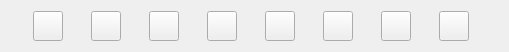
<?xml version="1.0" encoding="UTF-8"?>
<ui version="4.0">
 <class>ControlWidget</class>
 <widget class="QWidget" name="ControlWidget">
  <property name="geometry">
   <rect>
    <x>0</x>
    <y>0</y>
    <width>509</width>
    <height>50</height>
   </rect>
  </property>
  <property name="windowTitle">
   <string>Form</string>
  </property>
  <layout class="QVBoxLayout" name="verticalLayout">
   <item>
    <layout class="QHBoxLayout" name="horizontalLayout">
     <item>
      <widget class="QToolButton" name="rectBtn">
       <property name="minimumSize">
        <size>
         <width>30</width>
         <height>30</height>
        </size>
       </property>
       <property name="maximumSize">
        <size>
         <width>30</width>
         <height>30</height>
        </size>
       </property>
       <property name="styleSheet">
        <string notr="true">border-image: url(:/Resource/Tool/rectangle_ico.png);

QPushButton::hover
{
    border-image: url(:/Resource/Tool/rectangle_ico.png);
}
</string>
       </property>
       <property name="text">
        <string/>
       </property>
      </widget>
     </item>
     <item>
      <widget class="QToolButton" name="groundBtn">
       <property name="minimumSize">
        <size>
         <width>30</width>
         <height>30</height>
        </size>
       </property>
       <property name="maximumSize">
        <size>
         <width>30</width>
         <height>30</height>
        </size>
       </property>
       <property name="styleSheet">
        <string notr="true">border-image: url(:/Resource/Tool/circular_ico.png);</string>
       </property>
       <property name="text">
        <string/>
       </property>
      </widget>
     </item>
     <item>
      <widget class="QToolButton" name="arwowBtn">
       <property name="minimumSize">
        <size>
         <width>30</width>
         <height>30</height>
        </size>
       </property>
       <property name="maximumSize">
        <size>
         <width>30</width>
         <height>30</height>
        </size>
       </property>
       <property name="styleSheet">
        <string notr="true">border-image: url(:/Resource/Tool/arrow_ico.png);</string>
       </property>
       <property name="text">
        <string/>
       </property>
      </widget>
     </item>
     <item>
      <widget class="QToolButton" name="penBtn">
       <property name="minimumSize">
        <size>
         <width>30</width>
         <height>30</height>
        </size>
       </property>
       <property name="maximumSize">
        <size>
         <width>30</width>
         <height>30</height>
        </size>
       </property>
       <property name="styleSheet">
        <string notr="true">border-image: url(:/Resource/Tool/paintbrush_ico.png);</string>
       </property>
       <property name="text">
        <string/>
       </property>
      </widget>
     </item>
     <item>
      <widget class="QToolButton" name="textBtn">
       <property name="minimumSize">
        <size>
         <width>30</width>
         <height>30</height>
        </size>
       </property>
       <property name="maximumSize">
        <size>
         <width>30</width>
         <height>30</height>
        </size>
       </property>
       <property name="styleSheet">
        <string notr="true">border-image: url(:/Resource/Tool/txt_ico.png);</string>
       </property>
       <property name="text">
        <string/>
       </property>
      </widget>
     </item>
     <item>
      <widget class="QToolButton" name="retBtn">
       <property name="minimumSize">
        <size>
         <width>30</width>
         <height>30</height>
        </size>
       </property>
       <property name="maximumSize">
        <size>
         <width>30</width>
         <height>30</height>
        </size>
       </property>
       <property name="styleSheet">
        <string notr="true">border-image: url(:/Resource/Tool/back_ico.png);</string>
       </property>
       <property name="text">
        <string/>
       </property>
      </widget>
     </item>
     <item>
      <widget class="QToolButton" name="cancelBtn">
       <property name="minimumSize">
        <size>
         <width>30</width>
         <height>30</height>
        </size>
       </property>
       <property name="maximumSize">
        <size>
         <width>30</width>
         <height>30</height>
        </size>
       </property>
       <property name="styleSheet">
        <string notr="true">border-image: url(:/Resource/Tool/close_ico.png);</string>
       </property>
       <property name="text">
        <string/>
       </property>
      </widget>
     </item>
     <item>
      <widget class="QToolButton" name="saveBtn">
       <property name="minimumSize">
        <size>
         <width>30</width>
         <height>30</height>
        </size>
       </property>
       <property name="maximumSize">
        <size>
         <width>30</width>
         <height>30</height>
        </size>
       </property>
       <property name="styleSheet">
        <string notr="true">
border-image: url(:/Resource/Tool/yes_ico.png);</string>
       </property>
       <property name="text">
        <string/>
       </property>
      </widget>
     </item>
    </layout>
   </item>
  </layout>
 </widget>
 <resources/>
 <connections/>
</ui>
